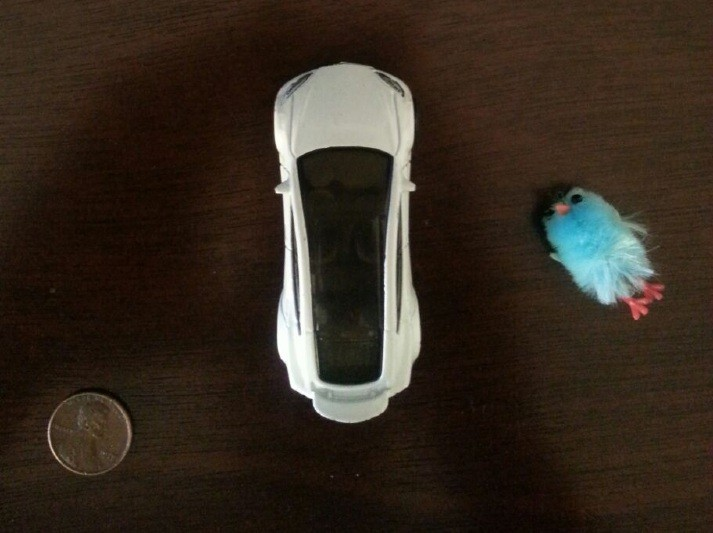
#> input picture height_measurement_research/images/pictureOne.jpg, 713 x 533 px, given in place of x-raw, format=(string)BGR ! appsink, which was not available
$ python cameraTest.py
#> lines starting #> are read from the running program, lines starting #| are printed output that depends on the picture; after the words box and inside, x2 and y2 are one past the last pixel; in counts of white or black regions, pixels touching at a corner belong together; pictures that were not available may be replaced by others from this repository, and a replacement may not be noted
#!/usr/bin/env python
# import utlis

import cv2
import numpy as np
import sys


def gstreamer_pipeline(
    sensor_id=0,
    capture_width=1920,
    capture_height=1080,
    display_width=960,
    display_height=540,
    framerate=30,
    flip_method=2,
):
    return (
        "nvarguscamerasrc sensor-id=%d !"
        "video/x-raw(memory:NVMM), width=(int)%d, height=(int)%d, framerate=(fraction)%d/1 ! "
        "nvvidconv flip-method=%d ! "
        "video/x-raw, width=(int)%d, height=(int)%d, format=(string)BGRx ! "
        "videoconvert ! "
        "video/x-raw, format=(string)BGR ! appsink"
        % (
            sensor_id,
            capture_width,
            capture_height,
            framerate,
            flip_method,
            display_width,
            display_height,
        )
    )

cThr=[100,100]

def show_camera():
    window_title = "CSI Camera"

    # To flip the image, modify the flip_method parameter (0 and 2 are the most common)
    # print(gstreamer_pipeline())
    video_capture = cv2.VideoCapture(gstreamer_pipeline(), cv2.CAP_GSTREAMER)
    if video_capture.isOpened():
        try:
            window_handle = cv2.namedWindow(window_title, cv2.WINDOW_AUTOSIZE)
            while True:
                ret_val, img = video_capture.read()
#> img is the input picture: shape (533, 713, 3); mean B, G, R 31.4, 42, 52.8
                # Check to see if the user closed the window
                # Under GTK+ (Jetson Default), WND_PROP_VISIBLE does not work correctly. Under Qt it does
                # GTK - Substitute WND_PROP_AUTOSIZE to detect if window has been closed by user

                imgGray = cv2.cvtColor(img, cv2.COLOR_BGR2GRAY)
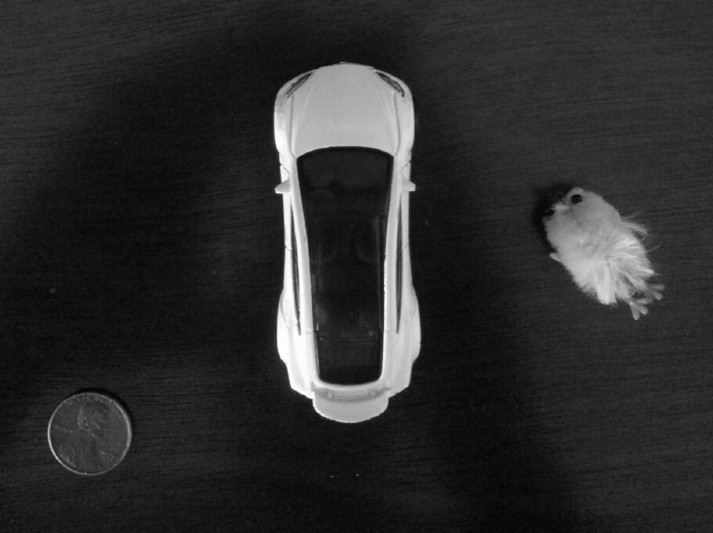
#> imgGray: shape (533, 713); min 2, max 255, mean 44
                imgBlur = cv2.GaussianBlur(imgGray, (5, 5), 1)
                imgCanny = cv2.Canny(imgBlur, cThr[0], cThr[1])
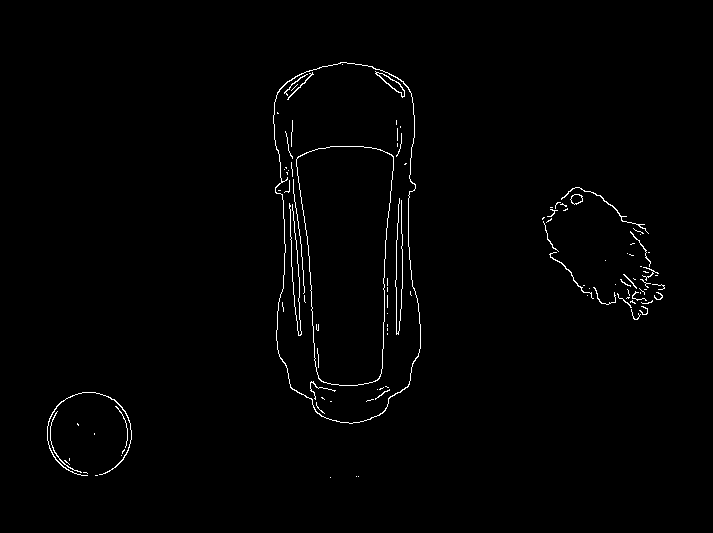
#> imgCanny: shape (533, 713); 1.1% white in thin lines or dots, all inside (x1, y1, x2, y2) = (47, 62, 665, 478)
                kernel = np.ones((5, 5))
                imgDial = cv2.dilate(imgCanny, kernel, iterations=3)
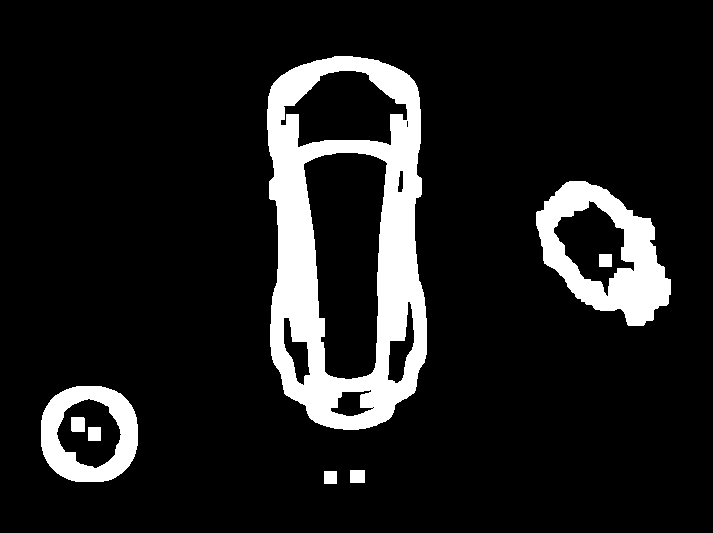
#> imgDial: shape (533, 713); 11.5% white; 8 white regions, largest, box (x1, y1, x2, y2) and area: (267, 56, 427, 430) 29093, (536, 181, 671, 326) 8844, (41, 386, 138, 482) 4755
                imgThre = cv2.erode(imgDial, kernel, iterations=2)
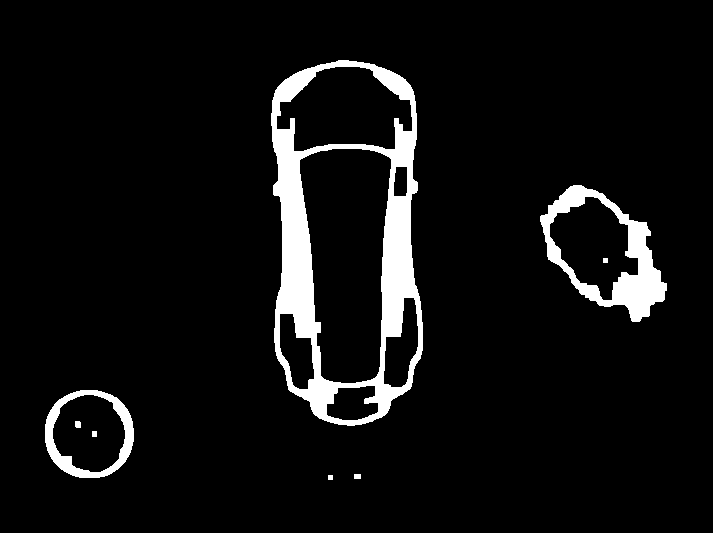
#> imgThre: shape (533, 713); 6.5% white; 8 white regions
                cv2.imshow('Canny', imgThre)
                contours, hiearchy = cv2.findContours(imgThre, cv2.RETR_EXTERNAL, cv2.CHAIN_APPROX_SIMPLE)[-2:]
#> contours = 5 contours, 1 with area under 20; largest, box (x1, y1, x2, y2) and area: (271, 60, 423, 426) 46584, (540, 185, 667, 322) 10190, (45, 390, 134, 478) 6230, (354, 474, 361, 479) 24; hiearchy = [[1, -1, -1, -1], [2, 0, -1, -1], [3, 1, -1, -1], [4, 2, -1, -1], [-1, 3, -1, -1]]
                #cv2.imshow('Contours', contours)
                if cv2.getWindowProperty(window_title, cv2.WND_PROP_AUTOSIZE) >= 0:
                    cv2.imshow(window_title, img)
                else:
                    break
                keyCode = cv2.waitKey(10) & 0xFF
#> (key q is pressed here)
                # Stop the program on the ESC key or 'q'
                if keyCode == 27 or keyCode == ord('q'):
                    break
        finally:
            video_capture.release()
            cv2.destroyAllWindows()
    else:
        print("Error: Unable to open camera")


if __name__ == "__main__":
    show_camera()
